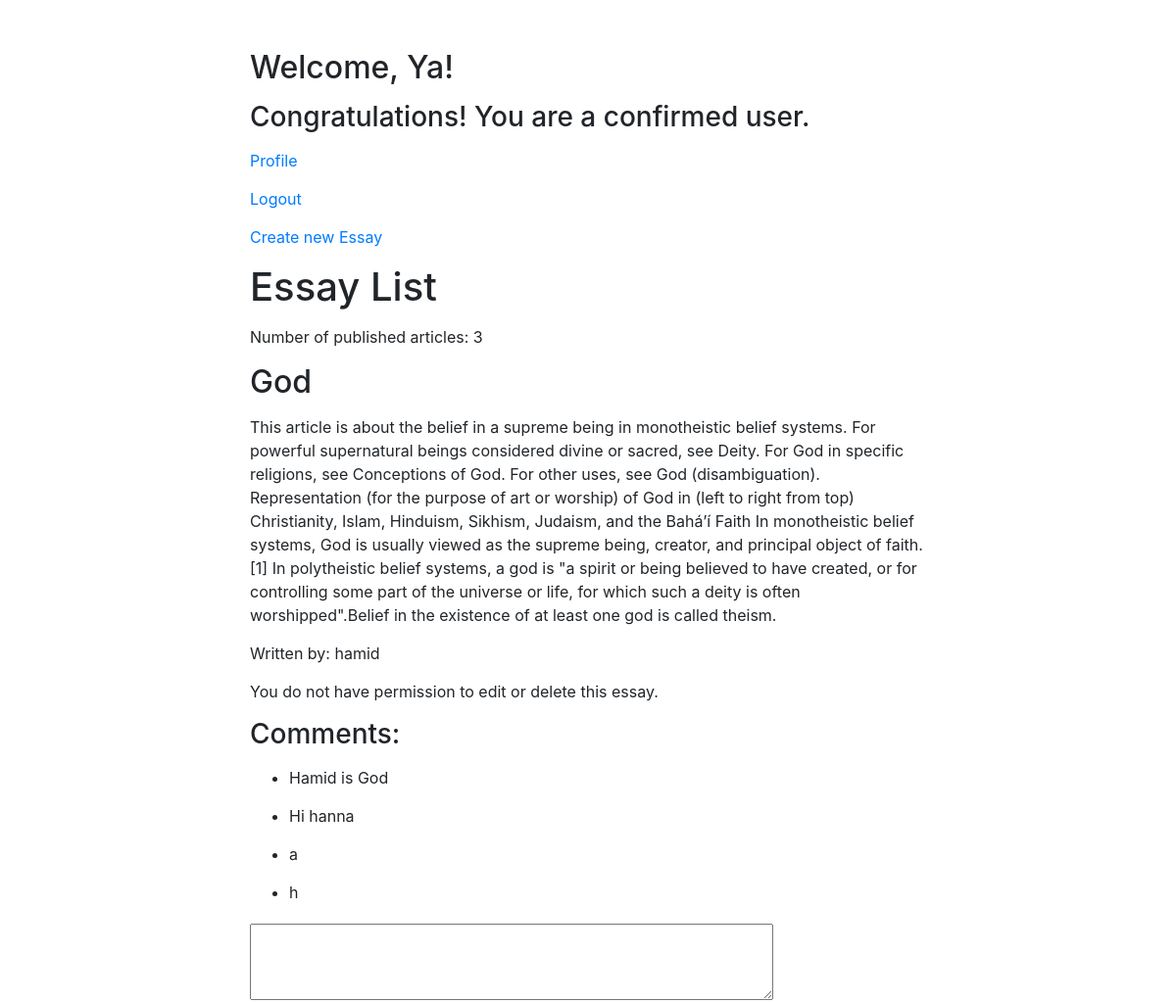
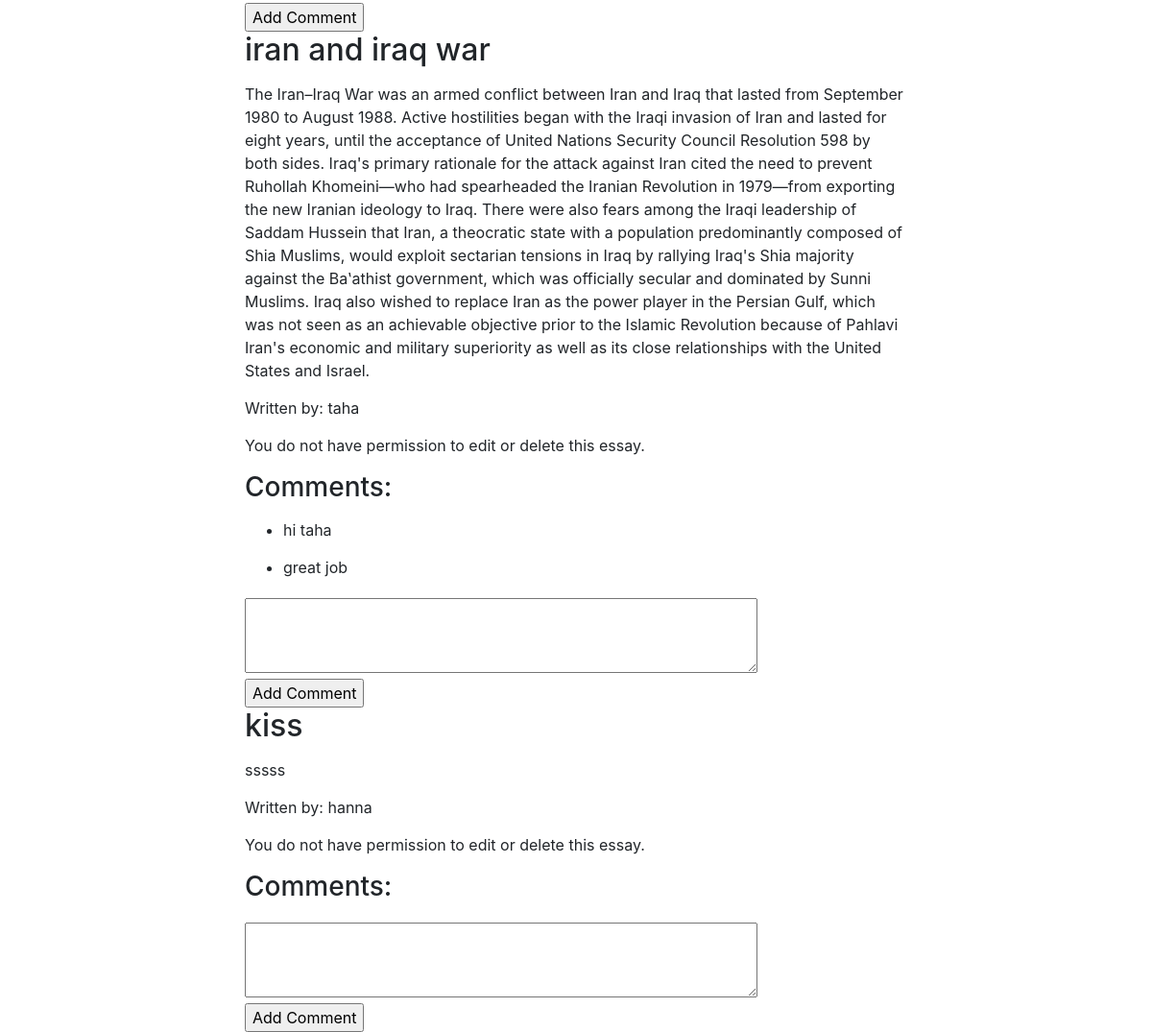
Page / (signed in) on the committed database (2 pictures, top to bottom).
### essay/models.py (models this page shows, shortened)
class Essay(models.Model):
    author = models.ForeignKey(Profile_authors , null=True
                              ,on_delete=models.SET_NULL)
    title = models.CharField(max_length=100)
    content = models.TextField()
    timestamp = models.DateTimeField(auto_now_add=True)

class Comment(models.Model):
    essay = models.ForeignKey(Essay, on_delete=models.CASCADE)
    text = models.TextField()
    timestamp = models.DateTimeField(auto_now_add=True)
    is_approved = models.BooleanField(default=False)

### authors/models.py (models this page shows, shortened)
class Profile_authors(models.Model):
    user = models.OneToOneField(User,on_delete=models.CASCADE,null=True,blank=True)
    username = models.CharField(max_length=200,blank=True,null=True)
    email = models.EmailField(max_length=500,blank=True,null=True)
    bio =  models.TextField(max_length=100,blank=True,null=True)
    id = models.UUIDField(default=uuid.uuid4 , unique=True,primary_key=True,editable=False)
    confirmation = models.BooleanField(default=False)

### essay/views.py (the view)
# urls.py: path('', essay_list, name='essay_list'),
def essay_list(request):
    essays = Essay.objects.all()
    return render(request, 'essay_list.html', {'essays': essays})

### essay/templates/essay_list.html (shortened to what this page needs)
<!DOCTYPE html>
<html lang="en">
<head>
    <link href="https://maxcdn.bootstrapcdn.com/bootstrap/4.0.0/css/bootstrap.min.css" rel="stylesheet">
</head>
<body>
    <div class="container">
        {% if user.is_authenticated %}
            {% if user.is_superuser %}
                <h2>Welcome, Superuser {{ user.username }}!</h2>
                <p><a href="{% url 'logout' %}">Logout</a></p>
                <p><a href="{% url 'comment_approval_page' %}">Comment Approval Page</a></p>
                <p><a href="{% url 'confirmation' %}">Confirmation Authors Page</a></p>
            {% else %}
                <h2>Welcome, {{ user.username }}!</h2>
                {% if user.profile_authors.confirmation %}
                    <h3>Congratulations! You are a confirmed user.</h3>
                {% else %}
                    <h4>You are not yet confirmed.</h4>
                {% endif %}
                <p><a href="{% url 'profiles' %}">Profile</a></p>
                <p><a href="{% url 'logout' %}">Logout</a></p>
                <p><a href="{% url 'add_essay' %}">Create new Essay</a></p>
            {% endif %}
        {% else %}
            <p>You are not logged in. Please <a href="{% url 'login' %}">log in</a> or <a href="{% url 'register' %}">register</a>.</p>
        {% endif %}
        <h1>Essay List</h1>
        <p>Number of published articles: {{ essays.count }}</p>
        {% for essay in essays %}
            <div>
                <h2>{{ essay.title }}</h2>
                <p>{{ essay.content }}</p>
                <p>Written by: {{ essay.author.username }}</p>
                {% if user.is_authenticated %}
                    {% if essay.author == user.profile_authors and essay.author.confirmation %}
                        <a class="btn btn-primary btn-sm" href="{% url 'update_essay' pk=essay.id %}">Update Essay</a>
                        <a class="btn btn-primary btn-sm" href="{% url 'delete_essay' pk=essay.id %}">Delete Essay</a>
                    {% else %}
                        <p>You do not have permission to edit or delete this essay.</p>
                    {% endif %}
                {% endif %}
                <h3>Comments:</h3>
                <ul>
                    {% for comment in essay.comment_set.all %}
                        {% if comment.is_approved %}
                            <li>{{ comment.text }}</li>
                        {% else %}
                            <li><em>Comment is not approved</em></li>
                        {% endif %}
                    {% endfor %}
                </ul>
                <form method="post" action="{% url 'add_comment' essay.id %}">
                    <textarea name="text" rows="3" cols="50" required></textarea><br>
                    <input type="submit" value="Add Comment">
                </form>
            </div>
        {% endfor %}
    </div>
</body>
</html>

### essay/templates/essay_list.html (style rules this page uses)
body { margin-top: 50px; text-align: center; margin-bottom: 10 px; }
.container { margin: auto; width: 60%; text-align: left; }
h1, h2, h3, h4, p, li { margin-bottom: 15px; }
form { margin-top: 20px; }

### rows in the picture
Essay: title "God", content "This article is about the belief in a supreme being in monotheistic belief systems. For powerful supernatural beings considered divine or sacred, see Deity. For God in specific religions, see Conceptions of God. For other uses, see God (disambiguation). Representation (for the purpose of art or worship) of God in (left to right from top) Christianity, Islam, Hinduism, Sikhism, Judaism, and the Baháʼí Faith In monotheistic belief systems, God is usually viewed as the supreme being, creator, and principal object of faith.[1] In polytheistic belief systems, a god is \"a spirit or being believed to have created, or for controlling some part of the universe or life, for which such a deity is…", author.username "hamid", shows "You do not have permission to edit or delete this essay."
Comment: text "Hamid is God"
Comment: text "Hi hanna"
Comment: text "a"
Comment: text "h"
Essay: title "iran and iraq war", content "The Iran–Iraq War was an armed conflict between Iran and Iraq that lasted from September 1980 to August 1988. Active hostilities began with the Iraqi invasion of Iran and lasted for eight years, until the acceptance of United Nations Security Council Resolution 598 by both sides. Iraq's primary rationale for the attack against Iran cited the need to prevent Ruhollah Khomeini—who had spearheaded the Iranian Revolution in 1979—from exporting the new Iranian ideology to Iraq. There were also fears among the Iraqi leadership of Saddam Hussein that Iran, a theocratic state with a population predominantly composed of Shia Muslims, would exploit sectarian tensions in Iraq by rallying Iraq's Shia…", author.username "taha", shows "You do not have permission to edit or delete this essay."
Comment: text "hi taha"
Comment: text "great job"
Essay: title "kiss", content "sssss", author.username "hanna", shows "You do not have permission to edit or delete this essay."

### other values in the picture
{{ user.username }} "Ya"
{{ essays.count }} "3"
